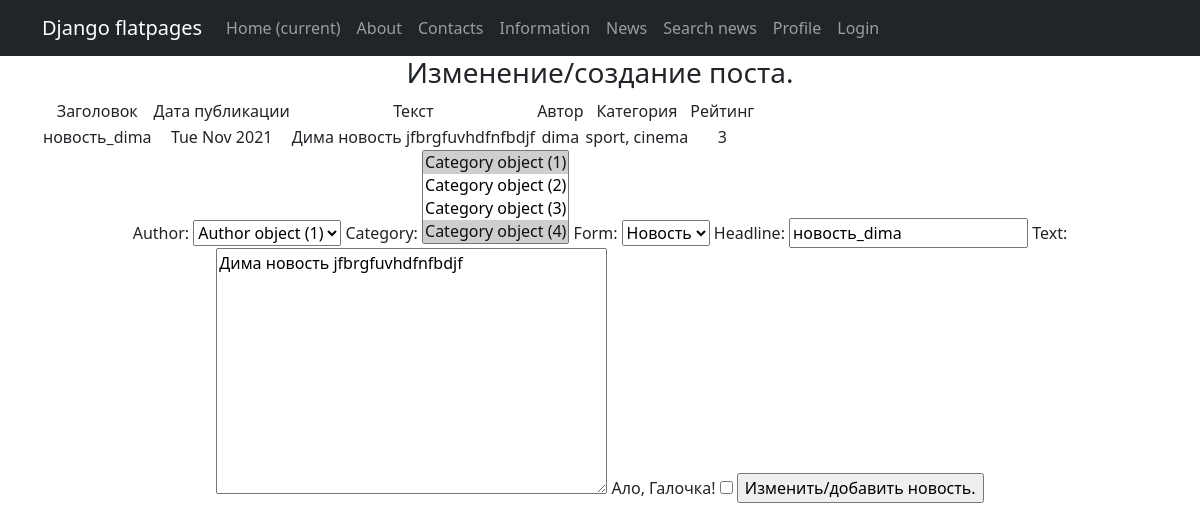
The app's page /news/edit/1/ (signed in), older data.
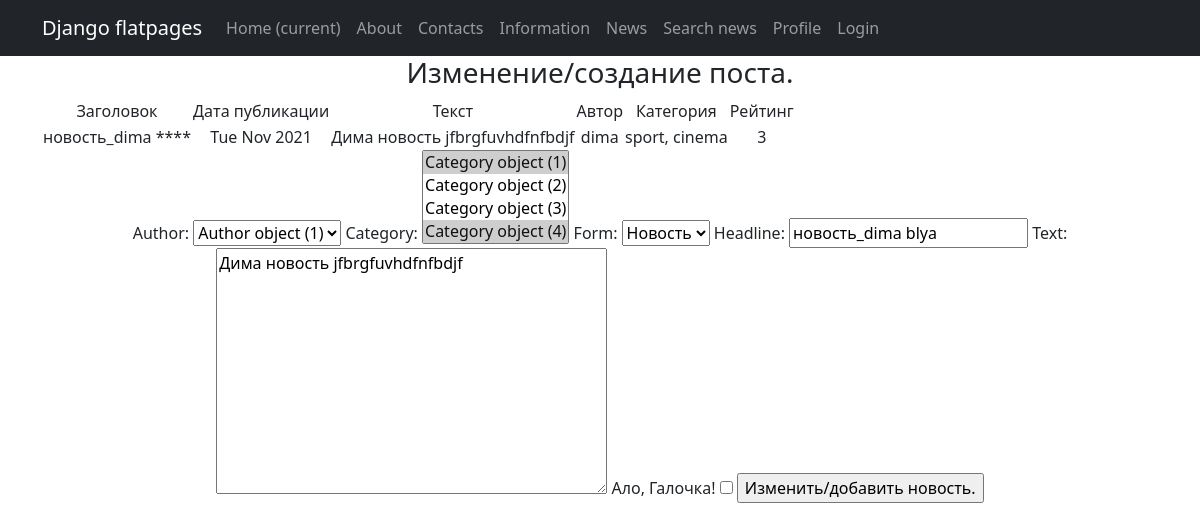
The same page, newer data.
### news_portal/models.py (models this page shows, shortened)
class Post(models.Model):
    author = models.ForeignKey(Author, on_delete=models.CASCADE)
    category = models.ManyToManyField(Category, through='PostCategory')
    article = 'article'
    news = 'news'
    list1 = [(article, 'Статья'), (news, 'Новость')]
    form = models.CharField(choices=list1, default=news, max_length=7)
    publication_date_and_time = models.DateTimeField(auto_now_add=True)
    headline = models.CharField(max_length=128)
    text = models.TextField()
    rating = models.IntegerField(default=0)
    def get_category_names(self):
        result = []
        for category in self.category.all():
            result.append(category.name)
        return ', '.join(result)

class Author(models.Model):
    user = models.OneToOneField(User, on_delete=models.CASCADE)
    rating = models.IntegerField(default=0)

class Category(models.Model):
    name = models.CharField(max_length=128, unique=True)

### news_portal/views.py (the view)
# urls.py: path('edit/<int:pk>/', PostEditView.as_view(), name='post_edit'),
class PostEditView(PermissionRequiredMixin, UpdateView):
    permission_required = ('news_portal.change_post',)
    model = Post
    template_name = 'post_add_edit.html'
    context_object_name = 'item'
    queryset = Post.objects.all()
    form_class = PostForm
    success_url = '/news/search/'

### news_portal/forms.py
class PostForm(ModelForm):
    check_box = BooleanField(label='Ало, Галочка!')
    class Meta:
        model = Post
        fields = ['author', 'category', 'form', 'headline', 'text', 'check_box']

### news_portal/templatetags/custom_filters.py (called while the page is built)
@register.filter(name='censor')
def censor(value):
    list_of_bad_words = ['suka', 'blyat', 'debil', 'blya']
    for bad_word in list_of_bad_words:
        while True:
            if bad_word in value:
                value = value.replace(bad_word, '*' * len(bad_word))
            else:
                break
    return value

### project/templates/post_add_edit.html (shortened to what this page needs)
{% extends 'flatpages/default.html' %}
{% load custom_filters %}
{% block content %}
<h3>Изменение/создание поста.</h3>
{% if item %}
        <table>
            <tr>
                <td>
                    Заголовок
                </td>
                <td>
                    Дата публикации
                </td>
                <td>
                    Текст
                </td>
                <td>
                    Автор
                </td>
                <td>
                    Категория
                </td>
                <td>
                    Рейтинг
                </td>
            </tr>
            <tr>
                <td>
                    {{ item.headline|censor }}
                </td>
                <td>
                    {{ item.publication_date_and_time|date:'D M Y' }}
                </td>
                <td>
                    {{ item.text|censor }}
                </td>
                <td>
                    {{ item.author.user.username }}
                </td>
                <td>
                    {{ item.get_category_names }}
                </td>
                <td>
                    {{ item.rating }}
                </td>
            </tr>
        </table>
    {% else %}
        <h2>Создание поста.</h2>
    {% endif %}
<form method="POST">
    {{ form }}
    <input type="submit" value="Изменить/добавить новость.">
</form>
{% endblock content %}

Row changes from the older to the newer data that the page shows:
changed Post "Дима новость jfbrgfuvhdfnfbdjf": headline|censor "новость_dima" → "новость_dima ****"; headline "новость_dima" → "новость_dima blya"
